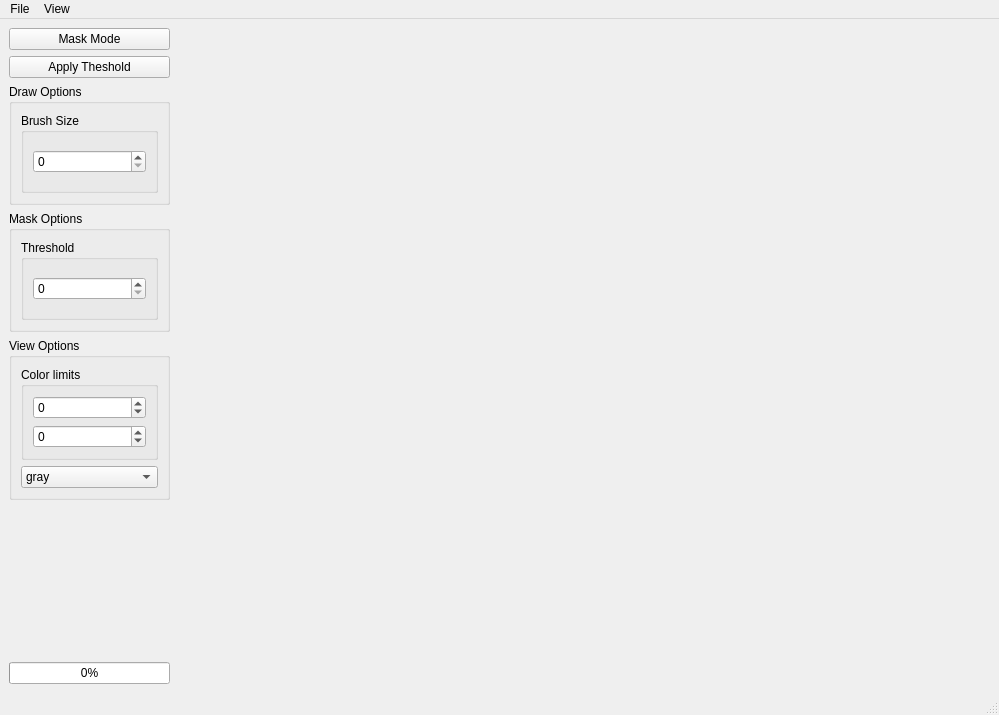
<?xml version="1.0" encoding="UTF-8"?>
<ui version="4.0">
 <class>MainWindow</class>
 <widget class="QMainWindow" name="MainWindow">
  <property name="geometry">
   <rect>
    <x>0</x>
    <y>0</y>
    <width>999</width>
    <height>715</height>
   </rect>
  </property>
  <property name="windowTitle">
   <string>PickGUI</string>
  </property>
  <widget class="QWidget" name="centralwidget">
   <layout class="QHBoxLayout" name="horizontalLayout">
    <item>
     <layout class="QVBoxLayout" name="verticalLayout_3">
      <property name="sizeConstraint">
       <enum>QLayout::SetMaximumSize</enum>
      </property>
      <item>
       <widget class="QPushButton" name="modeButton">
        <property name="maximumSize">
         <size>
          <width>161</width>
          <height>32</height>
         </size>
        </property>
        <property name="text">
         <string>Mask Mode</string>
        </property>
       </widget>
      </item>
      <item>
       <widget class="QPushButton" name="thresholdButton">
        <property name="maximumSize">
         <size>
          <width>161</width>
          <height>32</height>
         </size>
        </property>
        <property name="text">
         <string>Apply Theshold</string>
        </property>
       </widget>
      </item>
      <item>
       <widget class="QGroupBox" name="groupBox_6">
        <property name="maximumSize">
         <size>
          <width>161</width>
          <height>300</height>
         </size>
        </property>
        <property name="title">
         <string>Draw Options</string>
        </property>
        <layout class="QVBoxLayout" name="verticalLayout_9">
         <item>
          <widget class="QGroupBox" name="groupBox_7">
           <property name="minimumSize">
            <size>
             <width>0</width>
             <height>80</height>
            </size>
           </property>
           <property name="maximumSize">
            <size>
             <width>16777215</width>
             <height>80</height>
            </size>
           </property>
           <property name="title">
            <string>Brush Size</string>
           </property>
           <layout class="QVBoxLayout" name="verticalLayout_10">
            <item>
             <widget class="QSpinBox" name="brushsizeSpinner"/>
            </item>
           </layout>
          </widget>
         </item>
        </layout>
       </widget>
      </item>
      <item>
       <widget class="QGroupBox" name="groupBox_2">
        <property name="maximumSize">
         <size>
          <width>161</width>
          <height>300</height>
         </size>
        </property>
        <property name="title">
         <string>Mask Options</string>
        </property>
        <layout class="QVBoxLayout" name="verticalLayout_5">
         <item>
          <widget class="QGroupBox" name="groupBox_3">
           <property name="minimumSize">
            <size>
             <width>0</width>
             <height>80</height>
            </size>
           </property>
           <property name="maximumSize">
            <size>
             <width>16777215</width>
             <height>80</height>
            </size>
           </property>
           <property name="title">
            <string>Threshold</string>
           </property>
           <layout class="QVBoxLayout" name="verticalLayout_6">
            <item>
             <widget class="QSpinBox" name="thresholdSpinner"/>
            </item>
           </layout>
          </widget>
         </item>
        </layout>
       </widget>
      </item>
      <item>
       <widget class="QGroupBox" name="groupBox">
        <property name="maximumSize">
         <size>
          <width>161</width>
          <height>200</height>
         </size>
        </property>
        <property name="title">
         <string>View Options</string>
        </property>
        <layout class="QVBoxLayout" name="verticalLayout_4">
         <item>
          <widget class="QGroupBox" name="groupBox_4">
           <property name="title">
            <string>Color limits</string>
           </property>
           <layout class="QVBoxLayout" name="verticalLayout_7">
            <item>
             <widget class="QSpinBox" name="minSpinner">
              <property name="minimum">
               <number>-999999</number>
              </property>
              <property name="maximum">
               <number>999999</number>
              </property>
             </widget>
            </item>
            <item>
             <widget class="QSpinBox" name="maxSpinner">
              <property name="minimum">
               <number>-999999</number>
              </property>
              <property name="maximum">
               <number>999999</number>
              </property>
             </widget>
            </item>
           </layout>
          </widget>
         </item>
         <item>
          <widget class="QComboBox" name="ColorSelector">
           <property name="currentText">
            <string>gray</string>
           </property>
           <item>
            <property name="text">
             <string>gray</string>
            </property>
           </item>
           <item>
            <property name="text">
             <string>viridis</string>
            </property>
           </item>
           <item>
            <property name="text">
             <string>bwr</string>
            </property>
           </item>
           <item>
            <property name="text">
             <string>magma</string>
            </property>
           </item>
          </widget>
         </item>
        </layout>
       </widget>
      </item>
      <item>
       <spacer name="verticalSpacer">
        <property name="orientation">
         <enum>Qt::Vertical</enum>
        </property>
        <property name="sizeHint" stdset="0">
         <size>
          <width>148</width>
          <height>158</height>
         </size>
        </property>
       </spacer>
      </item>
      <item>
       <widget class="QLabel" name="progressLabel">
        <property name="maximumSize">
         <size>
          <width>161</width>
          <height>16777215</height>
         </size>
        </property>
        <property name="text">
         <string/>
        </property>
       </widget>
      </item>
      <item>
       <widget class="QProgressBar" name="progressBar">
        <property name="maximumSize">
         <size>
          <width>161</width>
          <height>16777215</height>
         </size>
        </property>
        <property name="value">
         <number>0</number>
        </property>
       </widget>
      </item>
     </layout>
    </item>
    <item>
     <layout class="QVBoxLayout" name="verticalLayout_2">
      <item>
       <widget class="MplFigCanvasWidget" name="FigCanvasWidget" native="true">
        <property name="minimumSize">
         <size>
          <width>800</width>
          <height>0</height>
         </size>
        </property>
       </widget>
      </item>
     </layout>
    </item>
   </layout>
  </widget>
  <widget class="QMenuBar" name="menubar">
   <property name="geometry">
    <rect>
     <x>0</x>
     <y>0</y>
     <width>999</width>
     <height>22</height>
    </rect>
   </property>
   <widget class="QMenu" name="menuFile">
    <property name="title">
     <string>File</string>
    </property>
    <widget class="QMenu" name="menuSave_tif">
     <property name="title">
      <string>Save .tif</string>
     </property>
     <addaction name="actionSave_mask"/>
     <addaction name="actionSave_as"/>
    </widget>
    <widget class="QMenu" name="menuSave_figure">
     <property name="title">
      <string>Save figure</string>
     </property>
     <addaction name="actionSave_as_png"/>
    </widget>
    <addaction name="menuSave_tif"/>
    <addaction name="menuSave_figure"/>
    <addaction name="separator"/>
    <addaction name="actionClose"/>
   </widget>
   <widget class="QMenu" name="menuView">
    <property name="title">
     <string>View</string>
    </property>
    <addaction name="actionFlatten_layer"/>
    <addaction name="actionSwitch_data_matrix"/>
   </widget>
   <addaction name="menuFile"/>
   <addaction name="menuView"/>
  </widget>
  <widget class="QStatusBar" name="statusbar"/>
  <action name="actionClose">
   <property name="text">
    <string>Close</string>
   </property>
   <property name="shortcut">
    <string>Ctrl+W</string>
   </property>
   <property name="shortcutVisibleInContextMenu">
    <bool>false</bool>
   </property>
  </action>
  <action name="actionSave_in_place">
   <property name="text">
    <string>Save in place</string>
   </property>
  </action>
  <action name="actionSave_mask">
   <property name="text">
    <string>Save</string>
   </property>
   <property name="shortcut">
    <string>Ctrl+S</string>
   </property>
   <property name="shortcutVisibleInContextMenu">
    <bool>false</bool>
   </property>
  </action>
  <action name="actionSave_as">
   <property name="text">
    <string>Save as</string>
   </property>
   <property name="shortcut">
    <string>Ctrl+Shift+S</string>
   </property>
   <property name="shortcutVisibleInContextMenu">
    <bool>false</bool>
   </property>
  </action>
  <action name="actionSave_as_png">
   <property name="text">
    <string>Save png</string>
   </property>
  </action>
  <action name="actionColor_limits">
   <property name="text">
    <string>Color limits</string>
   </property>
  </action>
  <action name="actionColor_map">
   <property name="text">
    <string>Color map</string>
   </property>
  </action>
  <action name="actionNext">
   <property name="text">
    <string>Next</string>
   </property>
  </action>
  <action name="actionPrevious">
   <property name="text">
    <string>Previous</string>
   </property>
  </action>
  <action name="actionVertical_band_pass">
   <property name="text">
    <string>Vertical band pass...</string>
   </property>
  </action>
  <action name="actionAdaptive_Horizontal_filter">
   <property name="text">
    <string>Adaptive Horizontal filter...</string>
   </property>
  </action>
  <action name="actionCrop">
   <property name="text">
    <string>Crop...</string>
   </property>
  </action>
  <action name="actionReverse">
   <property name="text">
    <string>Reverse</string>
   </property>
  </action>
  <action name="actionLoad_crossprofile">
   <property name="text">
    <string>Load crossprofile</string>
   </property>
  </action>
  <action name="actionshp">
   <property name="text">
    <string>shp...</string>
   </property>
  </action>
  <action name="actioncsv">
   <property name="text">
    <string>csv...</string>
   </property>
  </action>
  <action name="actionFlatten_layer">
   <property name="text">
    <string>Switch channel</string>
   </property>
  </action>
  <action name="actionSwitch_data_matrix">
   <property name="text">
    <string>Combine rbg</string>
   </property>
  </action>
 </widget>
 <customwidgets>
  <customwidget>
   <class>MplFigCanvasWidget</class>
   <extends>QWidget</extends>
   <header>mplfigcanvaswidget.h</header>
   <container>1</container>
  </customwidget>
 </customwidgets>
 <resources/>
 <connections/>
</ui>
